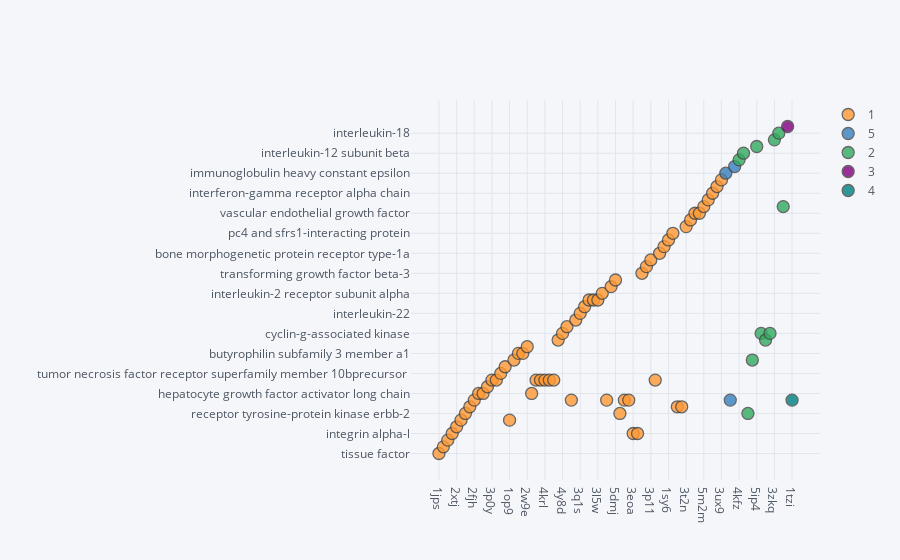

Write notebook code for a chart like this one.
### Code cell
import cufflinks as cf
import plotly.offline
cf.go_offline()
cf.set_config_file(offline=False, world_readable=True)
cluster_df[cluster_df['delta_g']!= 'None'].iplot(x='pdb_id', y='antigen_name', categories='cluster', mode='markers')

### Figure 1 — Plotly figure (JSON) as saved in the notebook; plotly's stock layout.template omitted (floating-point values rounded to 4 significant figures)
{"data": [{"marker": {"color": "rgba(255, 153, 51, 1.0)", "line": {"width": 1.3}, "opacity": 0.8, "size": 12, "symbol": "circle"}, "mode": "markers", "name": "1", "textfont": {"color": "#4D5663"}, "x": ["1jps", "1iqd", "2uzi", "3hi6", "2xtj", "3eba", "3be1", "5dfw", "2fjh", "2wub", "2wuc", "3skj", "3p0y", "1yy9", "2h9g", "2xqb", "1op9", "5hvg", "4f9l", "4f9p", "2w9e", "3k2u", "3b2u", "3b2v", "4krl", "4kro", "4krp", "2r0k", "4y8d", "3l95", "2qr0", "5hgg", "3q1s", "3kr3", "3l5x", "3l5y", "3l5w", "3nfp", "3p9w", "1za3", "5dmj", "5my6", "3bdy", "1tzh", "3eoa", "3eob", "3eo1", "5jds", "3p11", "3c09", "3nh7", "5jyl", "1sy6", "5n88", "6ejm", "6ejg", "3t2n", "5imk", "1cz8", "5fv2", "5m2m", "3r1g", "1jrh", "3mxw", "3ux9"], "y": ["tissue factor", "human factor viii", "gtpase hras", "integrin alpha-l", "proprotein convertase subtilisin/kexin type 9", "lysozyme c", "receptor tyrosine-protein kinase erbb-2", "cd81 antigen", "vascular endothelial growth factor a", "hepatocyte growth factor activator long chain", "hepatocyte growth factor activator long chain", "ephrin type-a receptor 2", "epidermal growth factor receptor", "epidermal growth factor receptor", "tumor necrosis factor receptor superfamily member 10bprecursor ", "interleukin 15", "lysozyme c", "carboxypeptidase b2", "butyrophilin subfamily 3 member a1", "butyrophilin subfamily 3 member a1", "major prion protein", "hepatocyte growth factor activator long chain", "epidermal growth factor receptor", "epidermal growth factor receptor", "epidermal growth factor receptor", "epidermal growth factor receptor", "epidermal growth factor receptor", "hepatocyte growth factor activator", "cyclin-g-associated kinase", "neurogenic locus notch homolog protein 1", "vascular endothelial growth factor a", "urokinase-type plasminogen activator", "interleukin-22", "insulin-like growth factor ii", "interleukin-13", "interleukin-13", "interleukin-13", "interleukin-2 receptor subunit alpha", "vascular endothelial growth factor a", "tumor necrosis factor receptor superfamily member 10b", "tumor necrosis factor receptor superfamily member 5", "receptor tyrosine-protein kinase erbb-2", "vascular endothelial growth factor a", "vascular endothelial growth factor a", "integrin alpha-l", "integrin alpha-l", "transforming growth factor beta-3", "programmed cell death 1 ligand 1", "receptor tyrosine-protein kinase erbb-3", "epidermal growth factor receptor", "bone morphogenetic protein receptor type-1a", "cadherin-3", "t-cell surface glycoprotein cd3 gamma/epsilonchain ", "pc4 and sfrs1-interacting protein", "cd81 antigen", "cd81 antigen", "serine protease hepsin", "v-set and immunoglobulin domain-containing protein 4", "vascular endothelial growth factor", "vascular endothelial growth factor", "tumor necrosis factor", "beta-secretase 1", "interferon-gamma receptor alpha chain", "sonic hedgehog protein", "interferon alpha-1/13"], "type": "scatter"}, {"marker": {"color": "rgba(55, 128, 191, 1.0)", "line": {"width": 1.3}, "opacity": 0.8, "size": 12, "symbol": "circle"}, "mode": "markers", "name": "5", "textfont": {"color": "#4D5663"}, "x": ["5nqw", "2fjg", "2vwe"], "y": ["immunoglobulin heavy constant epsilon", "vascular endothelial growth factor a", "vascular endothelial growth factor b"], "type": "scatter"}, {"marker": {"color": "rgba(50, 171, 96, 1.0)", "line": {"width": 1.3}, "opacity": 0.8, "size": 12, "symbol": "circle"}, "mode": "markers", "name": "2", "textfont": {"color": "#4D5663"}, "x": ["4kfz", "5mzv", "3n85", "5hvf", "5ip4", "5y80", "2r0l", "5y7z", "3zkq", "2vxt", "5m2i"], "y": ["lmo-2", "interleukin-12 subunit beta", "receptor tyrosine-protein kinase erbb-2", "carboxypeptidase b2", "neuronal migration protein doublecortin", "cyclin-g-associated kinase", "hepatocyte growth factor activator", "cyclin-g-associated kinase", "beta-secretase 2", "interleukin-18", "tumor necrosis factor"], "type": "scatter"}, {"marker": {"color": "rgba(128, 0, 128, 1.0)", "line": {"width": 1.3}, "opacity": 0.8, "size": 12, "symbol": "circle"}, "mode": "markers", "name": "3", "textfont": {"color": "#4D5663"}, "x": ["2jix"], "y": ["erythropoietin receptor"], "type": "scatter"}, {"marker": {"color": "rgba(219, 64, 82, 1.0)", "line": {"width": 1.3}, "opacity": 0.8, "size": 12, "symbol": "circle"}, "mode": "markers", "name": "nan", "textfont": {"color": "#4D5663"}, "x": [], "y": [], "type": "scatter"}, {"marker": {"color": "rgba(0, 128, 128, 1.0)", "line": {"width": 1.3}, "opacity": 0.8, "size": 12, "symbol": "circle"}, "mode": "markers", "name": "4", "textfont": {"color": "#4D5663"}, "x": ["1tzi"], "y": ["vascular endothelial growth factor a"], "type": "scatter"}], "layout": {"legend": {"bgcolor": "#F5F6F9", "font": {"color": "#4D5663"}}, "paper_bgcolor": "#F5F6F9", "plot_bgcolor": "#F5F6F9", "title": {"font": {"color": "#4D5663"}}, "xaxis": {"gridcolor": "#E1E5ED", "showgrid": true, "tickfont": {"color": "#4D5663"}, "title": {"font": {"color": "#4D5663"}, "text": ""}, "zerolinecolor": "#E1E5ED", "type": "category", "range": [-5.993, 85.99], "autorange": true}, "yaxis": {"gridcolor": "#E1E5ED", "showgrid": true, "tickfont": {"color": "#4D5663"}, "title": {"font": {"color": "#4D5663"}, "text": ""}, "zerolinecolor": "#E1E5ED", "type": "category", "range": [-4.527, 53.53], "autorange": true}, "autosize": true}}
